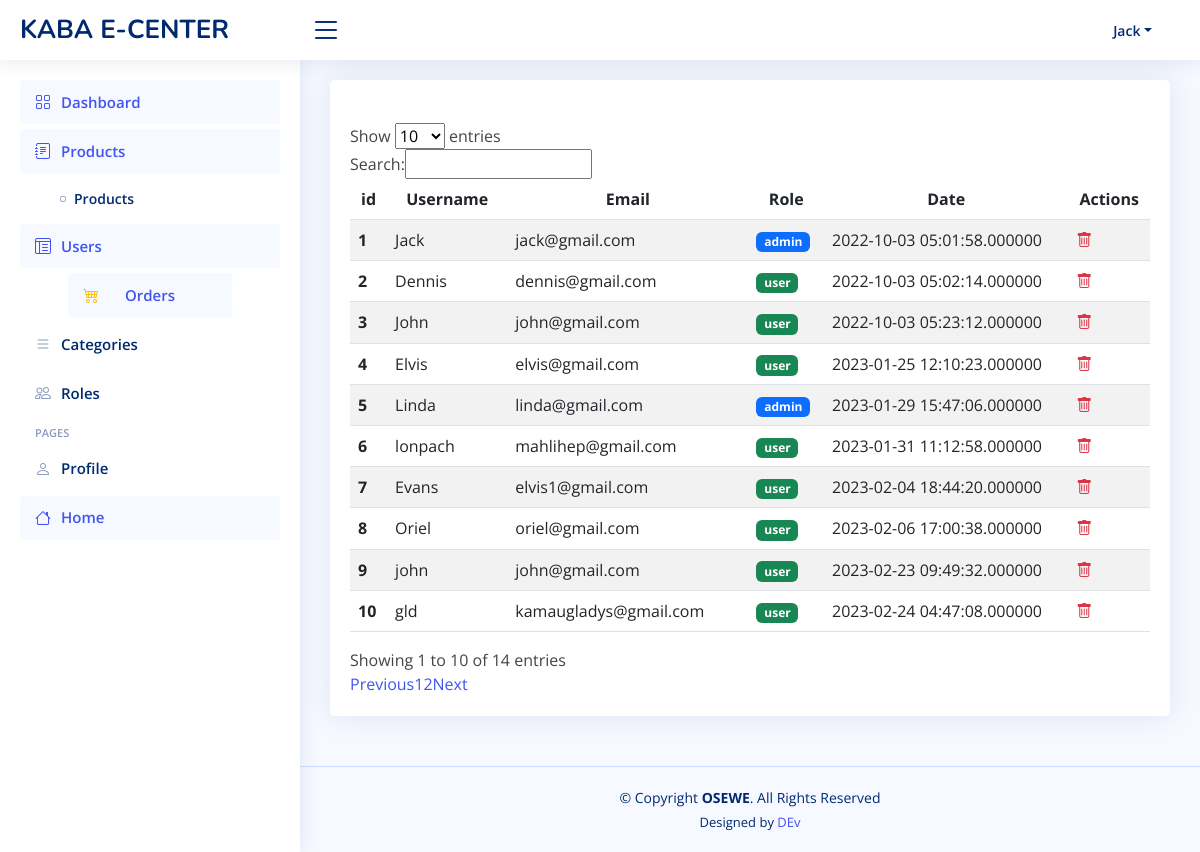
Screenshot of /public/admin/users/view (signed in) with the database file from the repository.
### tables this page shows
CREATE TABLE `users` (
  `id` int(11) NOT NULL,
  `username` varchar(255) NOT NULL,
  `email` varchar(255) NOT NULL,
  `role` int(1) NOT NULL DEFAULT 0,
  `password` varchar(100) NOT NULL,
  `image` varchar(255) DEFAULT NULL,
  `date` timestamp(6) NULL DEFAULT NULL,
  `about` varchar(225) DEFAULT NULL,
  `lastname` varchar(255) DEFAULT NULL,
  `country` varchar(100) DEFAULT NULL,
  `address` varchar(100) DEFAULT NULL,
  `phone` varchar(100) DEFAULT NULL,
  `slug` varchar(100) DEFAULT NULL,
  `facebook_link` varchar(255) DEFAULT NULL,
  `twitter_link` varchar(255) DEFAULT NULL,
  `instagram_link` varchar(255) DEFAULT NULL
);

### app/controllers/Admin.php (called while the page is built, shortened)
<?php
class Admin extends Controller
{
    public function users($action='',$id='')
    {
      $user = new User();
      $data=[];
      $data['action'] = $action;
      $rows = $user->findAll();
      $data['rows']= $rows;
      $this->view('admin/users',$data);
    }
}

### app/core/app.php (called while the page is built, shortened)
<?php
class App
{
    protected $controller = '_404';
    protected $method = 'index';
    public function  __construct()
    {
     $arr = $this->getURL();
     $arr[0] = ucfirst($arr[0]);
        $filename = "../app/controllers/".$arr[0].".php";
     if(file_exists($filename))
        {
            $this->controller = $arr[0];
            unset($arr[0]);
        }
        else {
           require "../app/controllers/".$this->controller.".php";
        }
        $myController = new $this->controller();
        $myMethod = $arr[1] ?? '$this->method';
        if(!empty($arr[1]))
        {
            if(method_exists($myController, strtolower($myMethod)))
            {
                $this->method = strtolower($myMethod);
                unset($arr[1]);
            }
        }
        $arr = array_values($arr);
        call_user_func_array(array($myController, "$this->method"),$arr);
    }
    public function getURL()
    {
        $url = $_GET['url'] ?? 'home';
        $url = filter_var($url, FILTER_SANITIZE_URL);
        $arr = explode("/", $url);
        return $arr;
    }
}

### public/index.php (called while the page is built, shortened)
<?php
$app = new App();

### app/models/Auth.php (called while the page is built, shortened)
<?php
class auth{
      public static function is_admin()
     {
        if(!empty($_SESSION['USER_DATA']))
        {
           if(!empty($_SESSION['USER_DATA']->role_name))
           {
            if(strtolower($_SESSION['USER_DATA']->role_name) == 'admin')
               {
                  return true;
               }
           }
        }
        else
        {
            return false;
        }
     }
      public static function __callstatic($fuction, $key)
     {
        $key = str_replace('get','', $fuction);
        $key = strtolower($key);
         if(!empty($_SESSION['USER_DATA']->$key))
        {
           return  $_SESSION['USER_DATA']->$key;
        }
     }
}

### app/core/functions.php (called while the page is built, shortened)
<?php
function esc($str)
{
     return htmlspecialchars($str);
}
function user_can(string $permission):bool
{
   if(Auth::is_admin())
   {
      return true;
   }
  return false;
}

### app/core/database.php (called while the page is built)
<?php
class Database{
    private function connect(){
        $string = "mysql:host=".DBHOST.";dbname=".DBNAME;
        $con = new PDO($string,DBUSER,DBPASSWORD);
        return $con;
    }
    public function query($query, $data=[],$type = 'object')
    {
        $conn = $this->connect();
        $statement = $conn->prepare($query);
        if($statement)
        {
         $check = $statement->execute($data);
         if($check)
         {
            if($type == 'object')
            {
                $type = PDO::FETCH_OBJ;
            }
            else
            {
                $type = PDO::FETCH_ASSOC;
            }
            $result = $statement->fetchAll($type);
            if(is_array($result) && count($result)>0)
            {
                    if(property_exists($this, 'afterSelect'))
                    {
                        foreach ($this->afterSelect as  $functions) {
                        $result =  $this->$functions($result);
                        }
                    }
                return $result;
            }
         }
        }
        return false;
    }
}

### app/core/model.php (called while the page is built, shortened)
<?php
class Model extends Database
{
    public $order = 'desc';
     public function findAll()
    {
        $sql = "select * from $this->table order by id $this->order";
         $result = $this->query($sql);
         if(is_array($result))
         {
             if(property_exists($this, 'afterSelect'))
            {
                foreach ($this->afterSelect as  $functions) {
                   $result =  $this->$functions($result);
                }
            }
            return $result ;
         }
         return false;
    }
}

### app/models/User.php (called while the page is built, shortened)
<?php
class User extends Model
{
    protected function get_role($data)
{
    if(!empty($data[0]->email) && !empty($data[0]->role))
    {
        foreach($data as $key => $row)
        {
             $sql = "select role from roles where id =:id limit 1";
             $result = $this->query($sql,['id'=>$row->role]);
                if($result)
                {
                    $data[$key]->role_name = $result[0]->role;
                }
        }
    }
    return $data;
}
}

### app/views/admin/users.view.php (the view, shortened to what this page needs)
  <main id="main" class="main">
  <?php if($action == "add"):?>
    <?php if(user_can('add_user')):?>
      <?php else:?>
  <div class="alert alert-danger text-center">You dont have permission to perform this action</div>
 <?php endif?>
  <?php else:?>
    <?php if(user_can('view_user')):?>
<div class="card">
            <div class="card-body ">
              <h5 class="card-title d-flex">
              </h5>
              <div class="table-responsive">
                <table id="example" class="table table-striped">
                  <thead>
                    <tr class="text-center">
                      <th scope="col">id</th>
                      <th scope="col">Username</th>
                       <th scope="col">Email</th>
                      <th scope="col">Role</th>
                      <th scope="col">Date</th>
                      <th scope="col">Actions</th>
                    </tr>
                  </thead>
                  <tbody>
                    <?php if(!empty($rows)): ?>
                        <?php foreach($rows as $row):?>
                    <tr class="text-start">
                      <th scope="row"><?php echo $row->id ?? "" ?></th>
                      <td><?php echo esc($row->username) ?? '' ?></td>
                      <td><?php echo esc($row->email) ?? '' ?></td>
                      <?php if($row->role==2):?>
                        <td> <span class="badge bg-primary">admin</span></td>
                      <?php else:?>
                         <td> <span class="badge bg-success">user</span></td>
                         <?php endif;?>
                      <td><?php echo esc($row->date) ?? "" ?></td>
                      <td>
                          <a href="<?php echo ROOT?>/dashboard/users/delete/<?php echo esc($row->id) ?>"><i class="bi bi-trash text-danger"></i></a>
                      </td>
                    </tr>
                    <?php endforeach ?>
                    <?php endif;?>
                     </tbody>
                </table>
              </div>
            </div>
          </div>
      <?php else:?>
  <div class="alert alert-danger text-center">You dont have permission to perform this action</div>
 <?php endif?>
<?php endif?>
      </main>

### public/assets/admin_assets/assets/css/style.css (style rules this page uses)
:root { scroll-behavior: smooth; }
body { font-family: "Open Sans", sans-serif; background: #f6f9ff; color: #444444; }
a { color: #4154f1; text-decoration: none; }
h1, h2, h3, h4, h5, h6 { font-family: "Nunito", sans-serif; }
#main { margin-top: 60px; padding: 20px 30px; transition: all 0.3s; }
.card { margin-bottom: 30px; border: none; border-radius: 5px; box-shadow: 0px 0 30px rgba(1, 41, 112, 0.1); }
.card-title { padding: 20px 0 15px 0; font-size: 18px; font-weight: 500; color: #012970; font-family: "Poppins", sans-serif; }
.card-body { padding: 0 20px 20px 20px; }
@media (min-width: 1200px) { #main, #footer { margin-left: 300px; } }

### rows the page displays
users: id "10", username "gld", email "kamaugladys@gmail.com", role "user", date "2023-02-24 04:47:08.000000"
users: id "9", username "john", email "john@gmail.com", role "user", date "2023-02-23 09:49:32.000000"
users: id "8", username "Oriel", email "oriel@gmail.com", role "user", date "2023-02-06 17:00:38.000000"
users: id "7", username "Evans", email "elvis1@gmail.com", role "user", date "2023-02-04 18:44:20.000000"
users: id "6", username "lonpach", email "mahlihep@gmail.com", role "user", date "2023-01-31 11:12:58.000000"
users: id "5", username "Linda", email "linda@gmail.com", role "admin", date "2023-01-29 15:47:06.000000"
users: id "4", username "Elvis", email "elvis@gmail.com", role "user", date "2023-01-25 12:10:23.000000"
users: id "3", username "John", email "john@gmail.com", role "user", date "2022-10-03 05:23:12.000000"
users: id "2", username "Dennis", email "dennis@gmail.com", role "user", date "2022-10-03 05:02:14.000000"
users: id "1", username "Jack", email "jack@gmail.com", role "admin", date "2022-10-03 05:01:58.000000"

### other values shown
WEB_NAME "KABA E-CENTER"
Auth::getUsername() "Jack"
